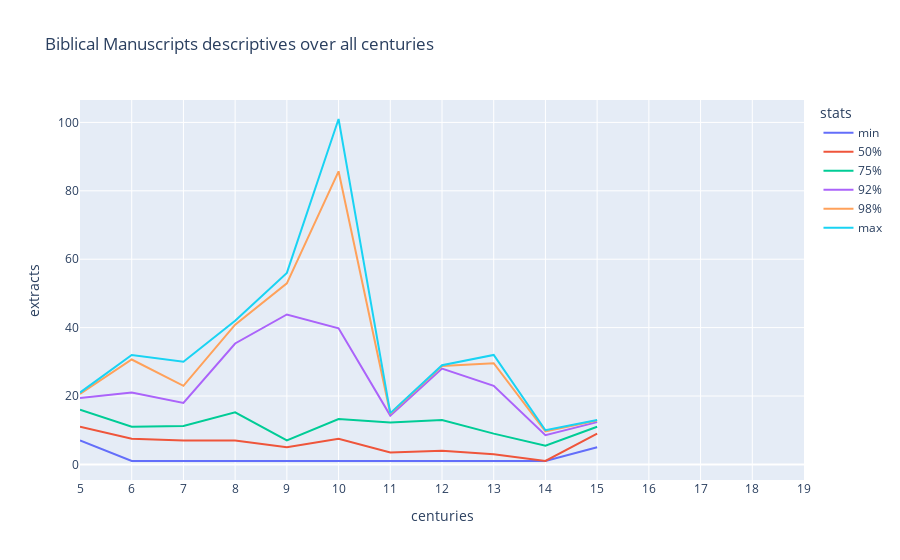
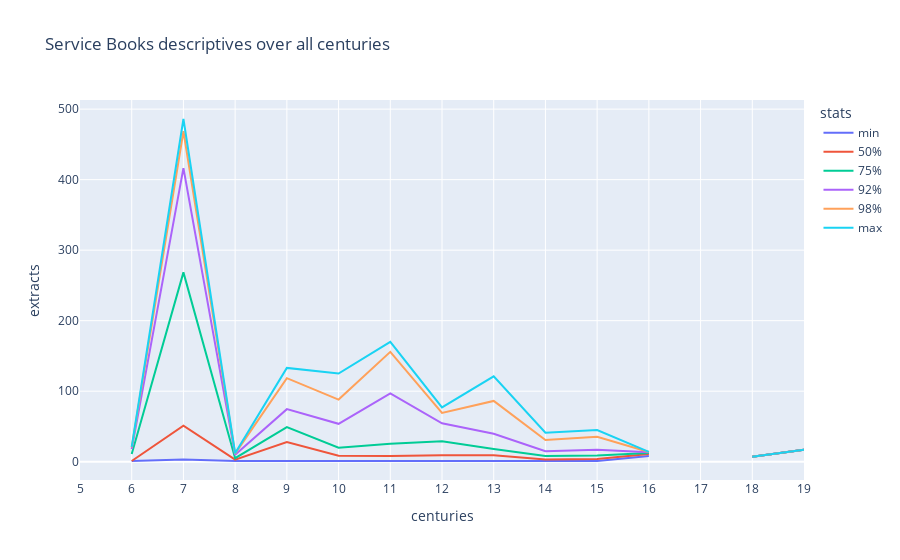
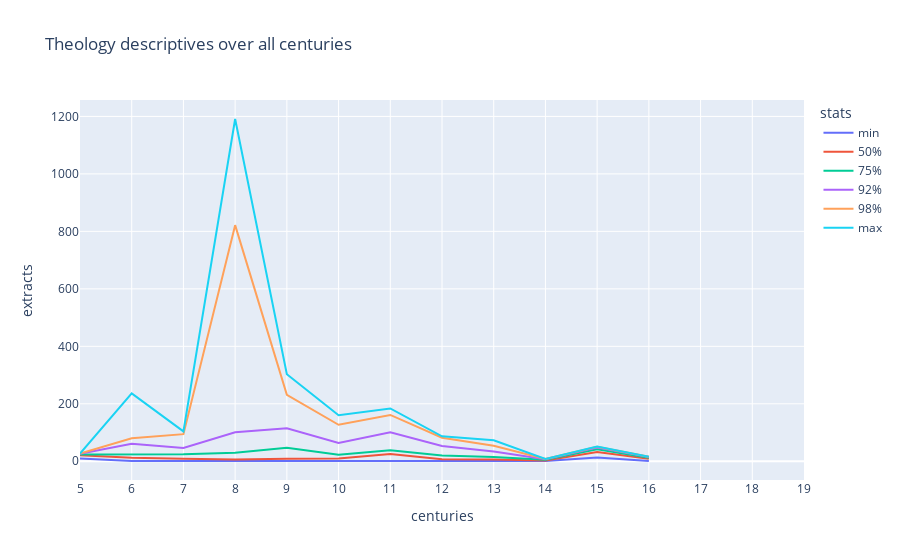
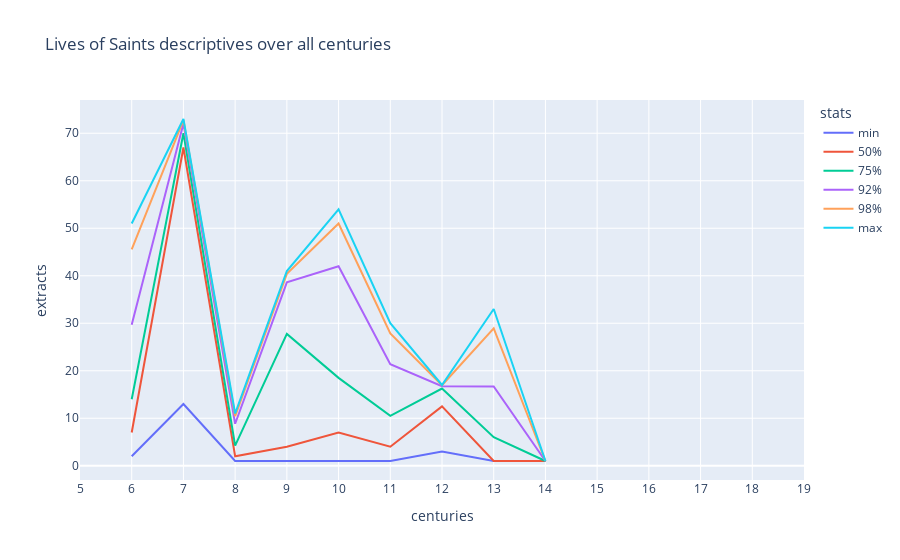

The notebook cell these images were saved under, in order:
### Code cell
cen_list=filter_master['date'].unique()
cen_list.sort()
temp_filter = filter_master.copy()
#temp_filter = filter_master[filter_master['Wright Sub-Section']=='Hymns']

for section in temp_filter['Wright Section'].unique():
    lss = []
    for cen in cen_list:
        temp_df = temp_filter[temp_filter['Wright Section']==section]
        temp_df = temp_df[temp_df['date']==cen]
        ls = temp_df.groupby(['Wright simple-shelfmark']).count()['length'].describe(percentiles=[0.75,0.92,0.98]).drop(index=['count','mean','std']).rename(f'{cen}')
        lss.append(ls)
    fig = px.line(lss, title=f'{section} descriptives over all centuries',labels={'index':'centuries', 'value':'extracts','variable':'stats'})
    fig.show()

### Figure 1 — Plotly figure (JSON) as saved in the notebook; plotly's stock layout.template omitted (floating-point values rounded to 4 significant figures)
{"data": [{"hovertemplate": "stats=min<br>centuries=%{x}<br>extracts=%{y}<extra></extra>", "legendgroup": "min", "line": {"color": "#636efa", "dash": "solid"}, "marker": {"symbol": "circle"}, "mode": "lines", "name": "min", "orientation": "v", "showlegend": true, "type": "scatter", "x": ["5", "6", "7", "8", "9", "10", "11", "12", "13", "14", "15", "16", "17", "18", "19"], "xaxis": "x", "y": [7, 1, 1, 1, 1, 1, 1, 1, 1, 1, 5, null, null, null, null], "yaxis": "y"}, {"hovertemplate": "stats=50%<br>centuries=%{x}<br>extracts=%{y}<extra></extra>", "legendgroup": "50%", "line": {"color": "#EF553B", "dash": "solid"}, "marker": {"symbol": "circle"}, "mode": "lines", "name": "50%", "orientation": "v", "showlegend": true, "type": "scatter", "x": ["5", "6", "7", "8", "9", "10", "11", "12", "13", "14", "15", "16", "17", "18", "19"], "xaxis": "x", "y": [11, 7.5, 7, 7, 5, 7.5, 3.5, 4, 3, 1, 9, null, null, null, null], "yaxis": "y"}, {"hovertemplate": "stats=75%<br>centuries=%{x}<br>extracts=%{y}<extra></extra>", "legendgroup": "75%", "line": {"color": "#00cc96", "dash": "solid"}, "marker": {"symbol": "circle"}, "mode": "lines", "name": "75%", "orientation": "v", "showlegend": true, "type": "scatter", "x": ["5", "6", "7", "8", "9", "10", "11", "12", "13", "14", "15", "16", "17", "18", "19"], "xaxis": "x", "y": [16, 11, 11.25, 15.25, 7, 13.25, 12.25, 13, 9, 5.5, 11, null, null, null, null], "yaxis": "y"}, {"hovertemplate": "stats=92%<br>centuries=%{x}<br>extracts=%{y}<extra></extra>", "legendgroup": "92%", "line": {"color": "#ab63fa", "dash": "solid"}, "marker": {"symbol": "circle"}, "mode": "lines", "name": "92%", "orientation": "v", "showlegend": true, "type": "scatter", "x": ["5", "6", "7", "8", "9", "10", "11", "12", "13", "14", "15", "16", "17", "18", "19"], "xaxis": "x", "y": [19.4, 21, 18, 35.36, 43.84, 39.8, 14.28, 28.04, 23.0, 8.56, 12.36, null, null, null, null], "yaxis": "y"}, {"hovertemplate": "stats=98%<br>centuries=%{x}<br>extracts=%{y}<extra></extra>", "legendgroup": "98%", "line": {"color": "#FFA15A", "dash": "solid"}, "marker": {"symbol": "circle"}, "mode": "lines", "name": "98%", "orientation": "v", "showlegend": true, "type": "scatter", "x": ["5", "6", "7", "8", "9", "10", "11", "12", "13", "14", "15", "16", "17", "18", "19"], "xaxis": "x", "y": [20.6, 30.68, 22.98, 40.86, 52.96, 85.7, 14.82, 28.76, 29.6, 9.64, 12.84, null, null, null, null], "yaxis": "y"}, {"hovertemplate": "stats=max<br>centuries=%{x}<br>extracts=%{y}<extra></extra>", "legendgroup": "max", "line": {"color": "#19d3f3", "dash": "solid"}, "marker": {"symbol": "circle"}, "mode": "lines", "name": "max", "orientation": "v", "showlegend": true, "type": "scatter", "x": ["5", "6", "7", "8", "9", "10", "11", "12", "13", "14", "15", "16", "17", "18", "19"], "xaxis": "x", "y": [21, 32, 30, 42, 56, 101, 15, 29, 32, 10, 13, null, null, null, null], "yaxis": "y"}], "layout": {"legend": {"title": {"text": "stats"}, "tracegroupgap": 0}, "title": {"text": "Biblical Manuscripts descriptives over all centuries"}, "xaxis": {"anchor": "y", "domain": [0, 1], "title": {"text": "centuries"}}, "yaxis": {"anchor": "x", "domain": [0, 1], "title": {"text": "extracts"}}}}

### Figure 2 — Plotly figure (JSON) as saved in the notebook; plotly's stock layout.template omitted (floating-point values rounded to 4 significant figures)
{"data": [{"hovertemplate": "stats=min<br>centuries=%{x}<br>extracts=%{y}<extra></extra>", "legendgroup": "min", "line": {"color": "#636efa", "dash": "solid"}, "marker": {"symbol": "circle"}, "mode": "lines", "name": "min", "orientation": "v", "showlegend": true, "type": "scatter", "x": ["5", "6", "7", "8", "9", "10", "11", "12", "13", "14", "15", "16", "17", "18", "19"], "xaxis": "x", "y": [null, 1, 3, 1, 1, 1, 1, 1, 1, 1, 1, 8, null, 7, 17], "yaxis": "y"}, {"hovertemplate": "stats=50%<br>centuries=%{x}<br>extracts=%{y}<extra></extra>", "legendgroup": "50%", "line": {"color": "#EF553B", "dash": "solid"}, "marker": {"symbol": "circle"}, "mode": "lines", "name": "50%", "orientation": "v", "showlegend": true, "type": "scatter", "x": ["5", "6", "7", "8", "9", "10", "11", "12", "13", "14", "15", "16", "17", "18", "19"], "xaxis": "x", "y": [null, 1, 51, 3, 28, 8.5, 8, 9, 9, 3, 4, 11, null, 7, 17], "yaxis": "y"}, {"hovertemplate": "stats=75%<br>centuries=%{x}<br>extracts=%{y}<extra></extra>", "legendgroup": "75%", "line": {"color": "#00cc96", "dash": "solid"}, "marker": {"symbol": "circle"}, "mode": "lines", "name": "75%", "orientation": "v", "showlegend": true, "type": "scatter", "x": ["5", "6", "7", "8", "9", "10", "11", "12", "13", "14", "15", "16", "17", "18", "19"], "xaxis": "x", "y": [null, 11, 268.5, 5, 49, 19.75, 25.5, 29, 18, 8.25, 8.75, 12.5, null, 7, 17], "yaxis": "y"}, {"hovertemplate": "stats=92%<br>centuries=%{x}<br>extracts=%{y}<extra></extra>", "legendgroup": "92%", "line": {"color": "#ab63fa", "dash": "solid"}, "marker": {"symbol": "circle"}, "mode": "lines", "name": "92%", "orientation": "v", "showlegend": true, "type": "scatter", "x": ["5", "6", "7", "8", "9", "10", "11", "12", "13", "14", "15", "16", "17", "18", "19"], "xaxis": "x", "y": [null, 17.8, 416.4, 9.76, 74.52, 53.76, 96.96, 54.52, 39.72, 14.76, 16.88, 13.52, null, 7, 17], "yaxis": "y"}, {"hovertemplate": "stats=98%<br>centuries=%{x}<br>extracts=%{y}<extra></extra>", "legendgroup": "98%", "line": {"color": "#FFA15A", "dash": "solid"}, "marker": {"symbol": "circle"}, "mode": "lines", "name": "98%", "orientation": "v", "showlegend": true, "type": "scatter", "x": ["5", "6", "7", "8", "9", "10", "11", "12", "13", "14", "15", "16", "17", "18", "19"], "xaxis": "x", "y": [null, 20.2, 468.6, 11.44, 118.4, 88.1, 155.8, 69.16, 86.16, 30.86, 35.5, 13.88, null, 7, 17], "yaxis": "y"}, {"hovertemplate": "stats=max<br>centuries=%{x}<br>extracts=%{y}<extra></extra>", "legendgroup": "max", "line": {"color": "#19d3f3", "dash": "solid"}, "marker": {"symbol": "circle"}, "mode": "lines", "name": "max", "orientation": "v", "showlegend": true, "type": "scatter", "x": ["5", "6", "7", "8", "9", "10", "11", "12", "13", "14", "15", "16", "17", "18", "19"], "xaxis": "x", "y": [null, 21, 486, 12, 133, 125, 170, 77, 121, 41, 45, 14, null, 7, 17], "yaxis": "y"}], "layout": {"legend": {"title": {"text": "stats"}, "tracegroupgap": 0}, "title": {"text": "Service Books descriptives over all centuries"}, "xaxis": {"anchor": "y", "domain": [0, 1], "title": {"text": "centuries"}}, "yaxis": {"anchor": "x", "domain": [0, 1], "title": {"text": "extracts"}}}}

### Figure 3 — Plotly figure (JSON) as saved in the notebook; plotly's stock layout.template omitted (floating-point values rounded to 4 significant figures)
{"data": [{"hovertemplate": "stats=min<br>centuries=%{x}<br>extracts=%{y}<extra></extra>", "legendgroup": "min", "line": {"color": "#636efa", "dash": "solid"}, "marker": {"symbol": "circle"}, "mode": "lines", "name": "min", "orientation": "v", "showlegend": true, "type": "scatter", "x": ["5", "6", "7", "8", "9", "10", "11", "12", "13", "14", "15", "16", "17", "18", "19"], "xaxis": "x", "y": [10, 1, 1, 1, 1, 1, 1, 1, 1, 1, 13, 1, null, 8, null], "yaxis": "y"}, {"hovertemplate": "stats=50%<br>centuries=%{x}<br>extracts=%{y}<extra></extra>", "legendgroup": "50%", "line": {"color": "#EF553B", "dash": "solid"}, "marker": {"symbol": "circle"}, "mode": "lines", "name": "50%", "orientation": "v", "showlegend": true, "type": "scatter", "x": ["5", "6", "7", "8", "9", "10", "11", "12", "13", "14", "15", "16", "17", "18", "19"], "xaxis": "x", "y": [21, 12, 9, 6, 9, 10, 25, 7, 6, 3, 32, 8.5, null, 22, null], "yaxis": "y"}, {"hovertemplate": "stats=75%<br>centuries=%{x}<br>extracts=%{y}<extra></extra>", "legendgroup": "75%", "line": {"color": "#00cc96", "dash": "solid"}, "marker": {"symbol": "circle"}, "mode": "lines", "name": "75%", "orientation": "v", "showlegend": true, "type": "scatter", "x": ["5", "6", "7", "8", "9", "10", "11", "12", "13", "14", "15", "16", "17", "18", "19"], "xaxis": "x", "y": [24, 23, 24.25, 30, 47.5, 23, 38, 20.5, 14.5, 5.5, 41.5, 12.25, null, 29, null], "yaxis": "y"}, {"hovertemplate": "stats=92%<br>centuries=%{x}<br>extracts=%{y}<extra></extra>", "legendgroup": "92%", "line": {"color": "#ab63fa", "dash": "solid"}, "marker": {"symbol": "circle"}, "mode": "lines", "name": "92%", "orientation": "v", "showlegend": true, "type": "scatter", "x": ["5", "6", "7", "8", "9", "10", "11", "12", "13", "14", "15", "16", "17", "18", "19"], "xaxis": "x", "y": [26.04, 60.88, 46, 101.3, 115.2, 63.8, 101.0, 53.2, 33.92, 7.2, 47.96, 14.8, null, 33.76, null], "yaxis": "y"}, {"hovertemplate": "stats=98%<br>centuries=%{x}<br>extracts=%{y}<extra></extra>", "legendgroup": "98%", "line": {"color": "#FFA15A", "dash": "solid"}, "marker": {"symbol": "circle"}, "mode": "lines", "name": "98%", "orientation": "v", "showlegend": true, "type": "scatter", "x": ["5", "6", "7", "8", "9", "10", "11", "12", "13", "14", "15", "16", "17", "18", "19"], "xaxis": "x", "y": [26.76, 80.44, 94.5, 821.6, 231.1, 126.9, 161.3, 81.96, 53.76, 7.8, 50.24, 15.7, null, 35.44, null], "yaxis": "y"}, {"hovertemplate": "stats=max<br>centuries=%{x}<br>extracts=%{y}<extra></extra>", "legendgroup": "max", "line": {"color": "#19d3f3", "dash": "solid"}, "marker": {"symbol": "circle"}, "mode": "lines", "name": "max", "orientation": "v", "showlegend": true, "type": "scatter", "x": ["5", "6", "7", "8", "9", "10", "11", "12", "13", "14", "15", "16", "17", "18", "19"], "xaxis": "x", "y": [27, 236, 104, 1191, 303, 160, 184, 87, 73, 8, 51, 16, null, 36, null], "yaxis": "y"}], "layout": {"legend": {"title": {"text": "stats"}, "tracegroupgap": 0}, "title": {"text": "Theology descriptives over all centuries"}, "xaxis": {"anchor": "y", "domain": [0, 1], "title": {"text": "centuries"}}, "yaxis": {"anchor": "x", "domain": [0, 1], "title": {"text": "extracts"}}}}

### Figure 4 — Plotly figure (JSON) as saved in the notebook; plotly's stock layout.template omitted (floating-point values rounded to 4 significant figures)
{"data": [{"hovertemplate": "stats=min<br>centuries=%{x}<br>extracts=%{y}<extra></extra>", "legendgroup": "min", "line": {"color": "#636efa", "dash": "solid"}, "marker": {"symbol": "circle"}, "mode": "lines", "name": "min", "orientation": "v", "showlegend": true, "type": "scatter", "x": ["5", "6", "7", "8", "9", "10", "11", "12", "13", "14", "15", "16", "17", "18", "19"], "xaxis": "x", "y": [null, 2, 13, 1, 1, 1, 1, 3, 1, 1, null, null, null, null, null], "yaxis": "y"}, {"hovertemplate": "stats=50%<br>centuries=%{x}<br>extracts=%{y}<extra></extra>", "legendgroup": "50%", "line": {"color": "#EF553B", "dash": "solid"}, "marker": {"symbol": "circle"}, "mode": "lines", "name": "50%", "orientation": "v", "showlegend": true, "type": "scatter", "x": ["5", "6", "7", "8", "9", "10", "11", "12", "13", "14", "15", "16", "17", "18", "19"], "xaxis": "x", "y": [null, 7, 67, 2, 4, 7, 4, 12.5, 1, 1, null, null, null, null, null], "yaxis": "y"}, {"hovertemplate": "stats=75%<br>centuries=%{x}<br>extracts=%{y}<extra></extra>", "legendgroup": "75%", "line": {"color": "#00cc96", "dash": "solid"}, "marker": {"symbol": "circle"}, "mode": "lines", "name": "75%", "orientation": "v", "showlegend": true, "type": "scatter", "x": ["5", "6", "7", "8", "9", "10", "11", "12", "13", "14", "15", "16", "17", "18", "19"], "xaxis": "x", "y": [null, 14, 70, 4.25, 27.75, 18.5, 10.5, 16.25, 6, 1, null, null, null, null, null], "yaxis": "y"}, {"hovertemplate": "stats=92%<br>centuries=%{x}<br>extracts=%{y}<extra></extra>", "legendgroup": "92%", "line": {"color": "#ab63fa", "dash": "solid"}, "marker": {"symbol": "circle"}, "mode": "lines", "name": "92%", "orientation": "v", "showlegend": true, "type": "scatter", "x": ["5", "6", "7", "8", "9", "10", "11", "12", "13", "14", "15", "16", "17", "18", "19"], "xaxis": "x", "y": [null, 29.68, 72.04, 8.84, 38.6, 42.0, 21.36, 16.76, 16.68, 1, null, null, null, null, null], "yaxis": "y"}, {"hovertemplate": "stats=98%<br>centuries=%{x}<br>extracts=%{y}<extra></extra>", "legendgroup": "98%", "line": {"color": "#FFA15A", "dash": "solid"}, "marker": {"symbol": "circle"}, "mode": "lines", "name": "98%", "orientation": "v", "showlegend": true, "type": "scatter", "x": ["5", "6", "7", "8", "9", "10", "11", "12", "13", "14", "15", "16", "17", "18", "19"], "xaxis": "x", "y": [null, 45.54, 72.76, 10.46, 40.4, 51, 27.84, 16.94, 28.92, 1, null, null, null, null, null], "yaxis": "y"}, {"hovertemplate": "stats=max<br>centuries=%{x}<br>extracts=%{y}<extra></extra>", "legendgroup": "max", "line": {"color": "#19d3f3", "dash": "solid"}, "marker": {"symbol": "circle"}, "mode": "lines", "name": "max", "orientation": "v", "showlegend": true, "type": "scatter", "x": ["5", "6", "7", "8", "9", "10", "11", "12", "13", "14", "15", "16", "17", "18", "19"], "xaxis": "x", "y": [null, 51, 73, 11, 41, 54, 30, 17, 33, 1, null, null, null, null, null], "yaxis": "y"}], "layout": {"legend": {"title": {"text": "stats"}, "tracegroupgap": 0}, "title": {"text": "Lives of Saints descriptives over all centuries"}, "xaxis": {"anchor": "y", "domain": [0, 1], "title": {"text": "centuries"}}, "yaxis": {"anchor": "x", "domain": [0, 1], "title": {"text": "extracts"}}}}
